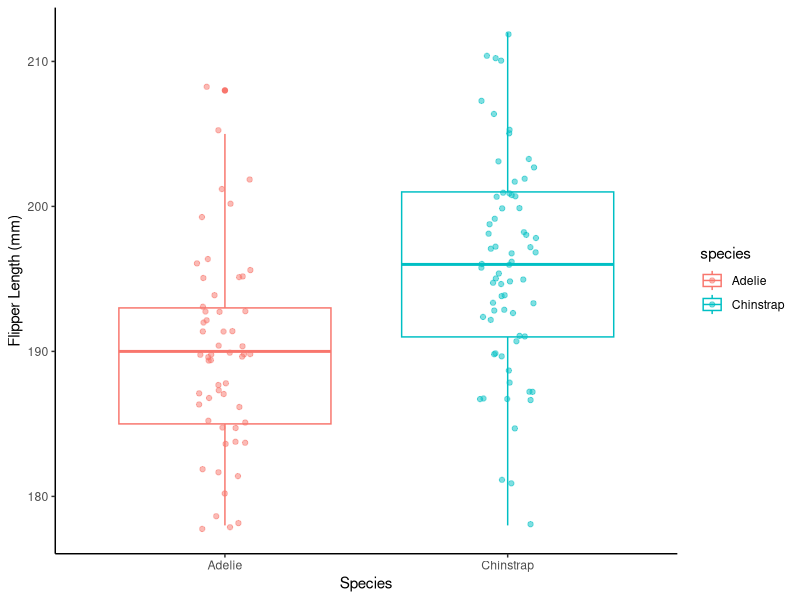
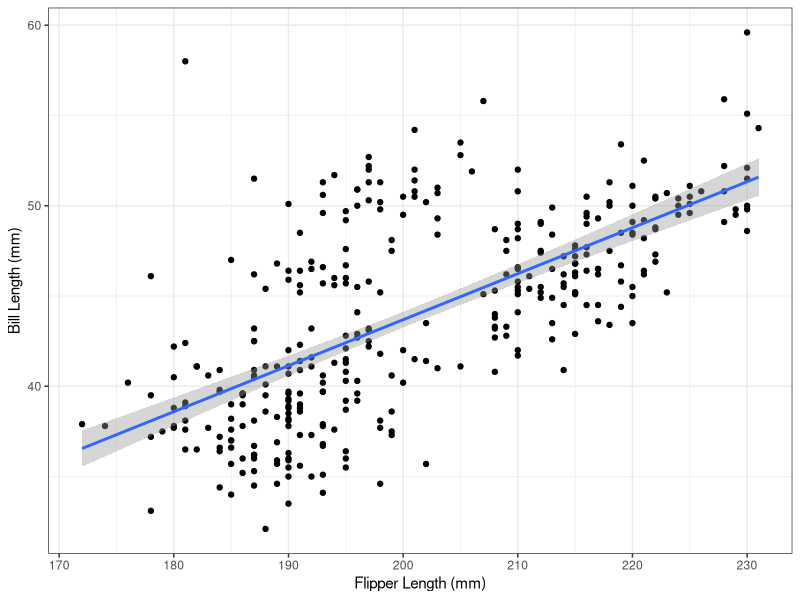
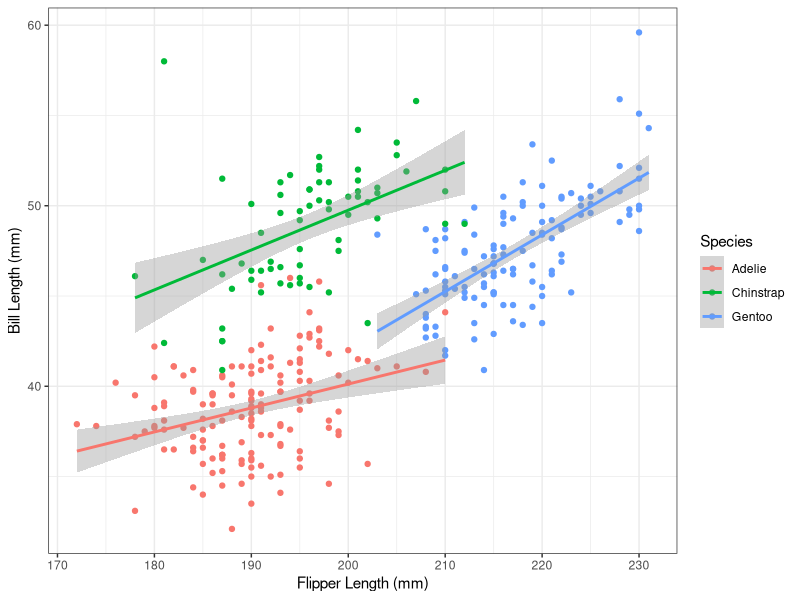
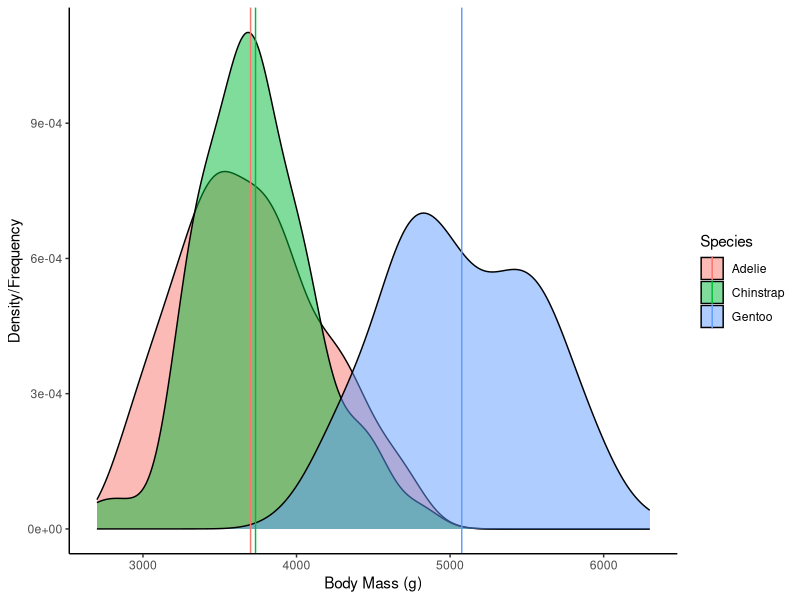

Write the R code that produced these figures, in order.
## ---- chunk 1
knitr::opts_chunk$set(echo = TRUE)
## ---- chunk 2
library(tidyverse)
library(palmerpenguins)
## ---- chunk 3
penguins <- penguins
## ---- chunk 4
dream <- penguins %>% 
  filter(island == "Dream")
## ---- chunk 5
flippers <- dream %>% 
  group_by(species) %>% 
  summarise(min_flipper = min(flipper_length_mm, na.rm = TRUE),
            max_flipper = max(flipper_length_mm, na.rm = TRUE),
            mean_flipper = mean(flipper_length_mm, na.rm = TRUE))
flippers
## ---- chunk 6
# boxplot, multiple histogram, or multiple density plot are all acceptable

ggplot(dream, aes(x = species, y = flipper_length_mm, color = species)) +
  geom_boxplot() +
  geom_jitter(width = 0.1, alpha = 0.5) +
  labs(x = "Species",
       y = "Flipper Length (mm)") +
  theme_classic()
## ---- chunk 7
t.test(data = dream, flipper_length_mm ~ species)
## ---- chunk 8

## ---- chunk 9
bill_flipper <- penguins %>% 
  summarise(mean_bill = mean(bill_length_mm, na.rm = TRUE),
            sd_bill = sd(bill_length_mm, na.rm = TRUE),
            mean_flipper = mean(flipper_length_mm, na.rm = TRUE),
            sd_flipper = sd(flipper_length_mm, na.rm = TRUE))
bill_flipper
## ---- chunk 10
ggplot(penguins, aes(flipper_length_mm, bill_length_mm)) +
  geom_point() +
  geom_smooth(method = "lm") +
    labs(x = "Flipper Length (mm)",
       y = "Bill Length (mm)") +
  theme_bw()
## ---- chunk 11
penguins_noNA <- penguins %>% 
  filter(!is.na(bill_length_mm),
         !is.na(flipper_length_mm))
## ---- chunk 12
r <- cor(x = penguins_noNA$flipper_length_mm, y = penguins_noNA$bill_length_mm)
r^2
## ---- chunk 13
lm_model <- lm(data = penguins_noNA, bill_length_mm ~ flipper_length_mm)
summary(lm_model)
## ---- chunk 14

## ---- chunk 15
ggplot(penguins, aes(flipper_length_mm, bill_length_mm, color = species)) +
  geom_point() +
  geom_smooth(method = "lm") +
  labs(x = "Flipper Length (mm)",
       y = "Bill Length (mm)", 
       color = "Species") +
  theme_bw()
## ---- chunk 16
mlm_model <- lm(data = penguins_noNA, bill_length_mm ~ flipper_length_mm * species)
summary(mlm_model)
## ---- chunk 17
body_mass <- penguins %>% 
  group_by(species) %>% 
  summarise(min_mass = min(body_mass_g, na.rm = TRUE),
            max_mass = max(body_mass_g, na.rm = TRUE),
            mean_mass = mean(body_mass_g, na.rm = TRUE))
body_mass
## ---- chunk 18
body_mass_kg <- body_mass %>% 
  mutate(min_mass = min_mass / 1000,
         max_mass = max_mass / 1000,
         mean_mass = mean_mass / 1000)
## ---- chunk 19
ggplot(penguins, aes(x = body_mass_g, fill = species)) +
  geom_density(alpha = 0.5) +
  geom_vline(data = body_mass, aes(xintercept = mean_mass, color = species)) +
  labs(x = "Body Mass (g)",
       y = "Density/Frequency",
       fill = "Species",
       color = "Species") +
  theme_classic()
## ---- chunk 20
aov_mod <- aov(data = penguins, body_mass_g ~ species)
summary(aov_mod)
## ---- chunk 21
TukeyHSD(aov_mod)
